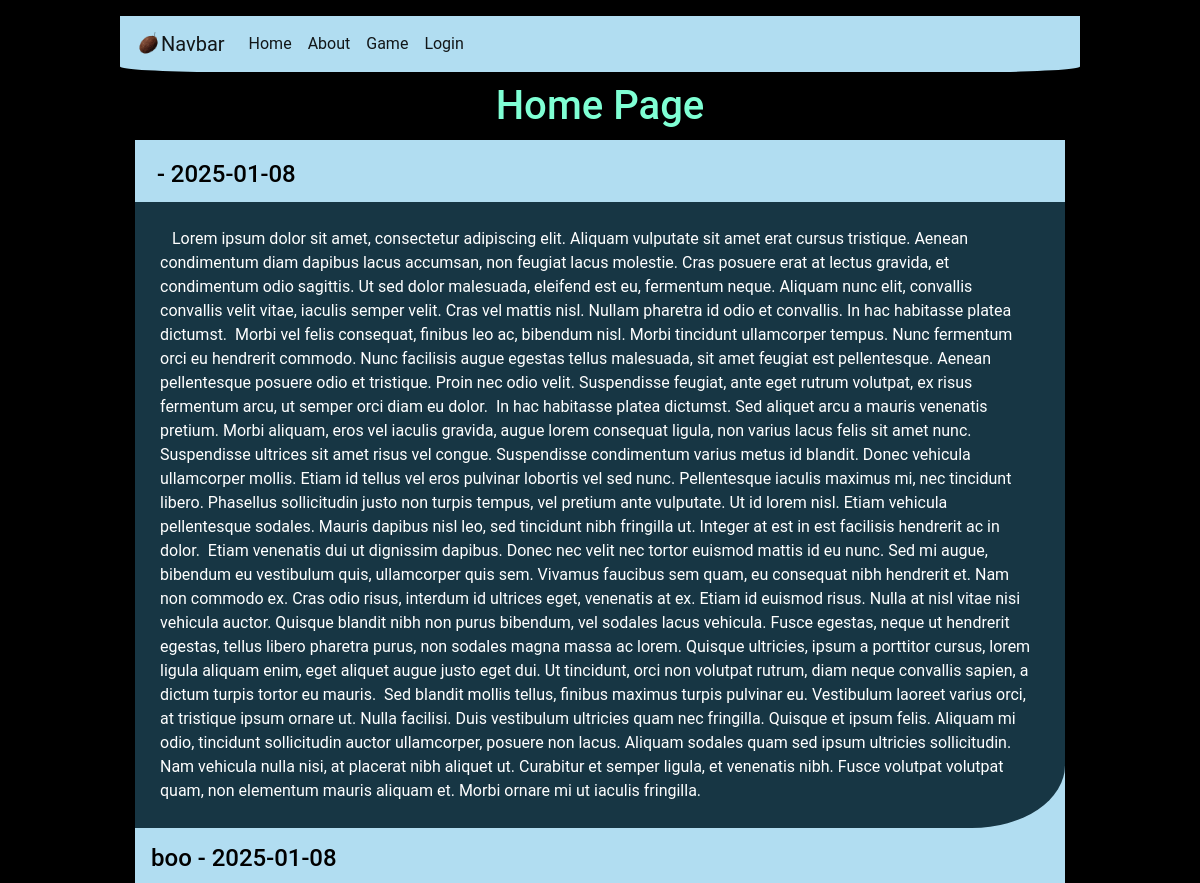
Page /home (upper part) on the earlier database version.
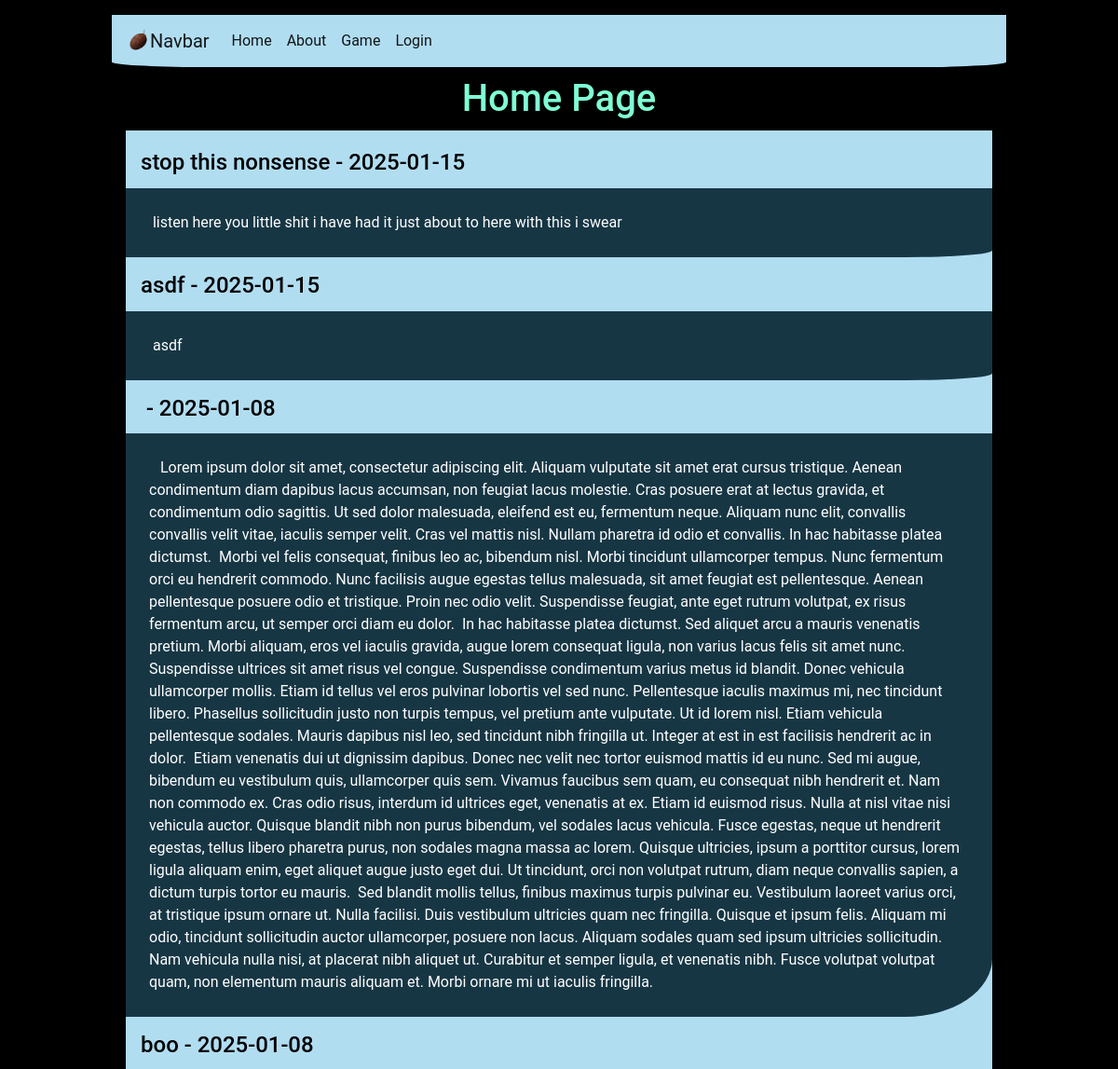
Same page on the later database version.
### project/models.py (models this page shows, shortened)
class blogposts(db.Model):
    _id = db.Column('id', db.Integer, primary_key=True)
    date = db.Column(db.DateTime(timezone=True), default=datetime.timezone.utc)
    title = db.Column(db.String(100))
    content = db.Column(db.Text())

### project/routes.py (the view)
@main.route('/', methods=['POST', 'GET'])
@main.route('/home', methods=['POST', 'GET'])
def home():
    if request.method == 'POST':
        blog_title = request.form['edit_blog_title']
        blog_con = request.form['edit_blog_content']
        blog_write(blog_title, blog_con)
    list = blog_read()
    return render_template('index.html', list = list)

### project/blog.py (called while the page is built)
def blog_read():
    blog_list = []
    for entry in blogposts.query.order_by(desc(blogposts.date)).all():
        blog_list.append(entry)
    return blog_list

### project/templates/index.html (shortened to what this page needs)
{% extends 'base.html'%}
{% block css %}
<link rel="stylesheet" type="text/css" href="{{ url_for('static', filename='index.css')}}">
{% endblock %}
{% block content %}
<h1 class="center">Home Page</h1>
<article class="blog">
    {% for entry in list %}
        <h2 class = "blog_title"> {{ entry.title }} - {{ entry.date.date() }}</h2>
        <p class = "blog_content"> {{ entry.content }} </p>
    {% endfor %}
</article>
{% endblock %}

Differences in the rows shown:
added blogposts: title "stop this nonsense", date "2025-01-15", content "listen here you little shit i have had it just about to here with this i swear"
added blogposts: title "asdf", date "2025-01-15", content "asdf"
